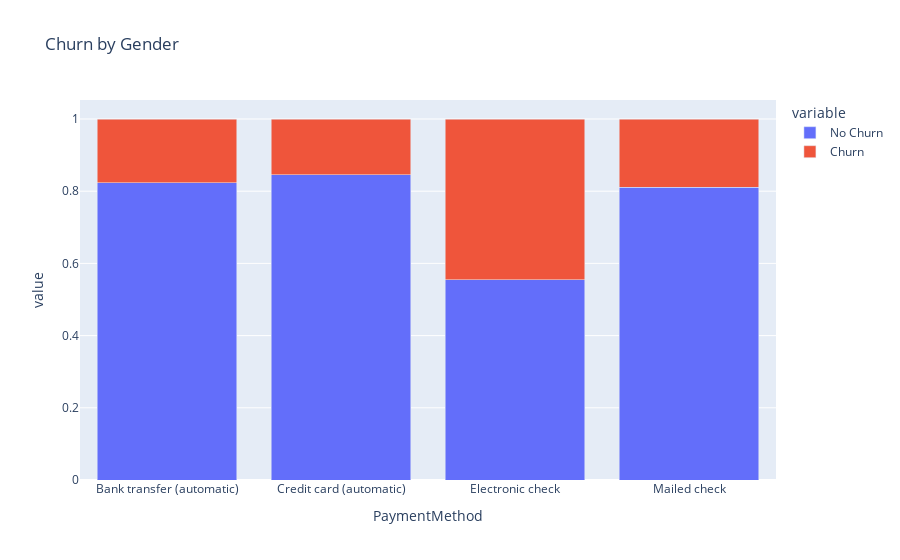

Notebook code cell kept with this figure:
### Markdown cell above
Bivariate analysis explores the relationship between two variables. In the case of customer churn data, bivariate analysis can help uncover potential correlations or dependencies between different variables and churn

### Code cell
import plotly.express as px
# Churn by gender

# Analyzing the Churn Rate by Gender to observe any patterns associated with churn
gender_churn = training.groupby('PaymentMethod')['Churn'].value_counts(normalize=True).unstack().reset_index()
gender_churn.rename(columns={'No': 'No Churn', 'Yes': 'Churn'}, inplace=True)

fig = px.bar(gender_churn, x='PaymentMethod', y=['No Churn', 'Churn'], barmode='stack', title='Churn by Gender')
fig.show()

### Figure 1 — Plotly figure (JSON) as saved in the notebook; plotly's stock layout.template omitted (floating-point values rounded to 4 significant figures)
{"data": [{"alignmentgroup": "True", "hovertemplate": "variable=No Churn<br>PaymentMethod=%{x}<br>value=%{y}<extra></extra>", "legendgroup": "No Churn", "marker": {"color": "#636efa", "pattern": {"shape": ""}}, "name": "No Churn", "offsetgroup": "No Churn", "orientation": "v", "showlegend": true, "textposition": "auto", "type": "bar", "x": ["Bank transfer (automatic)", "Credit card (automatic)", "Electronic check", "Mailed check"], "xaxis": "x", "y": [0.8237, 0.8454, 0.5544, 0.8114], "yaxis": "y"}, {"alignmentgroup": "True", "hovertemplate": "variable=Churn<br>PaymentMethod=%{x}<br>value=%{y}<extra></extra>", "legendgroup": "Churn", "marker": {"color": "#EF553B", "pattern": {"shape": ""}}, "name": "Churn", "offsetgroup": "Churn", "orientation": "v", "showlegend": true, "textposition": "auto", "type": "bar", "x": ["Bank transfer (automatic)", "Credit card (automatic)", "Electronic check", "Mailed check"], "xaxis": "x", "y": [0.1763, 0.1546, 0.4456, 0.1886], "yaxis": "y"}], "layout": {"barmode": "stack", "legend": {"title": {"text": "variable"}, "tracegroupgap": 0}, "title": {"text": "Churn by Gender"}, "xaxis": {"anchor": "y", "domain": [0, 1], "title": {"text": "PaymentMethod"}}, "yaxis": {"anchor": "x", "domain": [0, 1], "title": {"text": "value"}}}}
